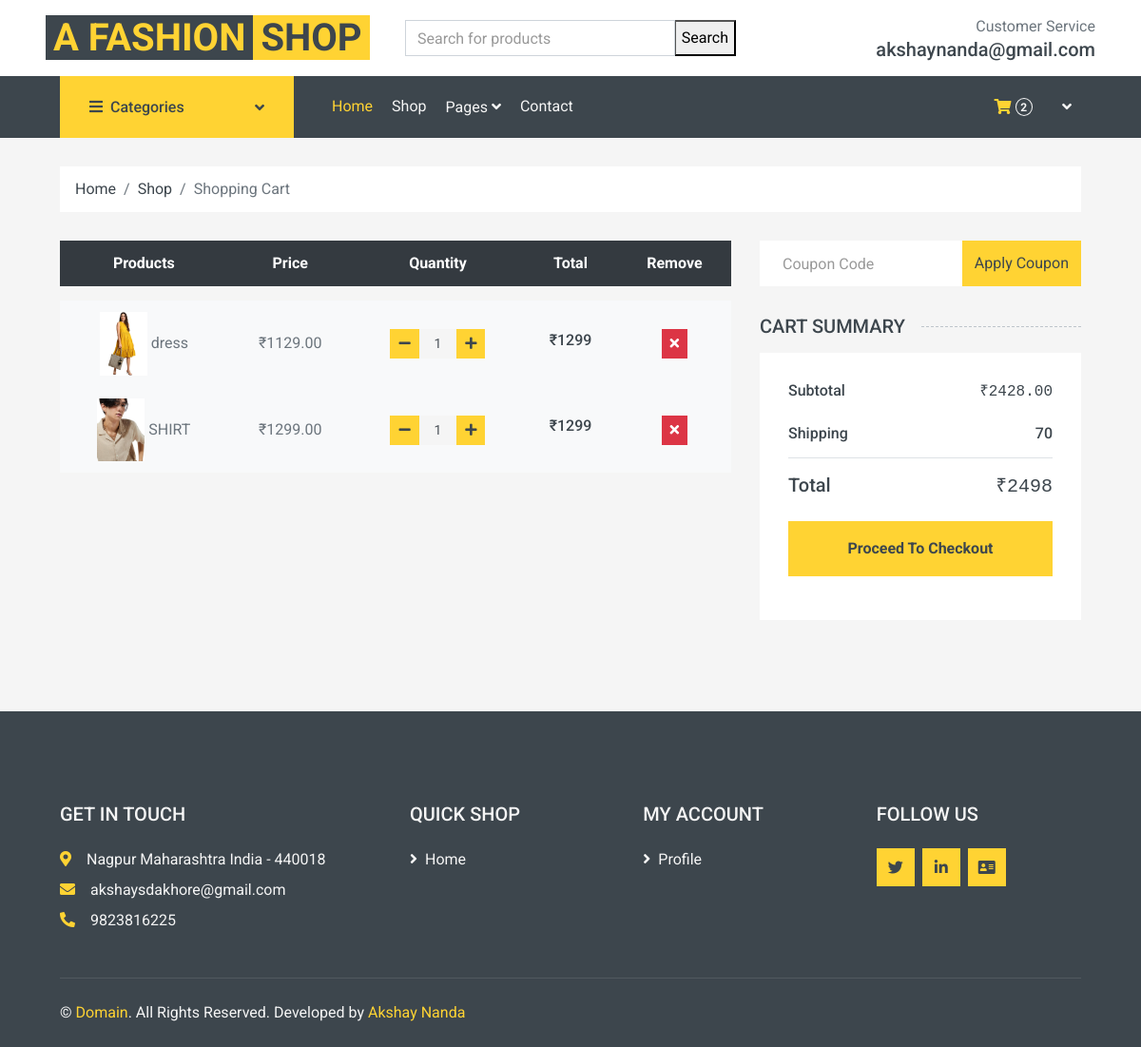
The app's page /cart/ (signed in) with its own data.
### cart/models.py (models this page shows, shortened)
class Carts(BaseModole):
    user = models.ForeignKey(User, on_delete=models.CASCADE)
    product = models.ForeignKey( Product, to_field='udid', on_delete=models.CASCADE)
    qty = models.PositiveIntegerField(default=1)

### project/models.py (models this page shows, shortened)
class Product(BaseModole):
    product_category = models.ForeignKey(Category, on_delete=models.CASCADE, related_name="product_cat", blank=True, null=True)
    product_subcategory = models.ForeignKey(SubCategory, on_delete=models.CASCADE, related_name='products', blank=True, null=True)
    product_name = models.CharField(max_length=100)
    slugField = AutoSlugField(populate_from='get_slug_source', unique=True, blank=True, null=True)
    product_Brand = models.CharField(max_length=100,blank=True, null=True)
    product_artical = models.CharField(max_length=100 ,blank=True, null=True)
    product_price = models.IntegerField()
    product_dicount = models.IntegerField( default= 20 )
    product_Size = models.ManyToManyField(Size_variations,blank=True )
    product_color = models.ManyToManyField(color_variations,blank=True,)
    product_decribstion = models.TextField()
    def get_slug_source(self):
        return f"{self.product_name}-{self.product_Brand or ''}-{self.product_artical or ''}"

class ProductImage(BaseModole):
    product = models.ForeignKey(Product, on_delete=models.CASCADE, related_name='product_image')
    image = models.ImageField(upload_to='product', blank=True, null=True)

### cart/views.py (the view)
# urls.py: path('cart/', views.cartdetails, name='my_cart' ),
@login_required(login_url='login')
def cartdetails(request):
    user = request.user
    addcat = Carts.objects.filter(user = user)
    totalAmt  = 0
    Subtotal = 0
    shipping_charges = 70
    finalAmount = 0
    cat_count = Carts.objects.filter(user = request.user).count()
    cart_products = [ p for p in Carts.objects.all() if p.user == request.user ]
    if cart_products:
        for i in cart_products:
            totalAmt =  i.qty * i.product.product_price
            Subtotal += totalAmt
            finalAmount = Subtotal + shipping_charges
        context = {
            'addcat':addcat,
            'totalAmt':totalAmt,
            'Subtotal':Subtotal,
            'shipping_charges':shipping_charges,
            'finalAmount':finalAmount,
            'cat_count':cat_count,
        }
        return render(request , 'cart/cart.html', context)
    else:
        return render(request , 'cart/emptycart.html')

### templates/cart/cart.html (shortened to what this page needs)
{% extends 'base/base.html' %}
{% load static %}
{% block start %}
    <div class="container-fluid">
        <div class="row px-xl-5">
            <div class="col-12">
                <nav class="breadcrumb bg-light mb-30">
                    <a class="breadcrumb-item text-dark" href="#">Home</a>
                    <a class="breadcrumb-item text-dark" href="#">Shop</a>
                    <span class="breadcrumb-item active">Shopping Cart</span>
                </nav>
            </div>
        </div>
    </div>
    <div class="container-fluid">
        <div class="row px-xl-5">
            <div class="col-lg-8 table-responsive mb-5">
                <table class="table table-light table-borderless table-hover text-center mb-0">
                    <thead class="thead-dark">
                        <tr>
                            <th>Products</th>
                            <th>Price</th>
                            <th>Quantity</th>
                            <th>Total</th>
                            <th>Remove</th>
                        </tr>
                    </thead>
            {% for cart in addcat %}
            <tbody class="align-middle">
                <tr>
                    <td class="align-middle"><img src="/media/{{ cart.product.product_image.first.image }}" alt="" style="width: 50px;"> {{ cart.product.product_name }}</td>
                    <td class="align-middle">₹{{ cart.product.product_price }}.00</td>
                    <td class="align-middle">
                        <div class="input-group quantity mx-auto" style="width: 100px;">
                            <div class="input-group-btn">
                                <button class="btn btn-sm btn-primary btn-minus" data-cart-id="{{ cart.id }}" data-uuid="{{ cart.product.udid }}">
                                    <i class="fa fa-minus"></i>
                                </button>
                            </div>
                            <input type="text" class="form-control form-control-sm bg-secondary border-0 text-center quantity-input" value="{{ cart.qty }}">
                            <div class="input-group-btn">
                                <button class="btn btn-sm btn-primary btn-plus" data-cart-id="{{ cart.id }}" data-uuid="{{ cart.product.udid }}">
                                    <i class="fa fa-plus"></i>
                                </button>
                            </div>
                        </div>
                    </td>
                    <td class="align-middle"><h6><span id="totalAmt">₹{{ totalAmt }}</span></h6>
                    </td>
                    <td class="align-middle">
                        <button class="btn btn-sm btn-danger remove-item" data-uuid="{{ cart.product.udid }}">
                            <i class="fa fa-times"></i>
                        </button>
                    </td>
                </tr>
            </tbody>
            {% endfor %}
                </table>
            </div>
            <div class="col-lg-4">
                <form class="mb-30" action="">
                    <div class="input-group">
                        <input type="text" class="form-control border-0 p-4" placeholder="Coupon Code">
                        <div class="input-group-append">
                            <button class="btn btn-primary">Apply Coupon</button>
                        </div>
                    </div>
                </form>
                <h5 class="section-title position-relative text-uppercase mb-3"><span class="bg-secondary pr-3">Cart Summary</span></h5>
                <div class="bg-light p-30 mb-5">
                    <div class="border-bottom pb-2">
                        <div class="d-flex justify-content-between mb-3">
                            <h6>Subtotal</h6>
                            <h6 ><samp id="Subtotal">₹{{Subtotal}}.00</samp></h6>
                        </div>
                        <div class="d-flex justify-content-between">
                            <h6 class="font-weight-medium">Shipping</h6>
                            <h6 class="font-weight-medium">{{shipping_charges}}</h6>
                        </div>
                    </div>
                    <div class="pt-2">
                        <div class="d-flex justify-content-between mt-2">
                            <h5>Total</h5>
                            <h5><samp id="finalamount">₹{{ finalAmount }}</samp></h5>
                        </div>
                        <a href="{% url 'checkout' %}" class="btn btn-block btn-primary font-weight-bold my-3 py-3">Proceed To Checkout</a>
                    </div>
                </div>
            </div>
        </div>
    </div>
    {% endblock %}

### records on screen
Carts: product.product_image.first.image (picture), product.product_name "dress", product.product_price "1129", qty "1", totalAmt "1299"
Carts: product.product_image.first.image (picture), product.product_name "SHIRT", product.product_price "1299", qty "1", totalAmt "1299"

### other values on screen
{{ cat_count }} "2"
{{ Subtotal }} "2428"
{{ shipping_charges }} "70"
{{ finalAmount }} "2498"
